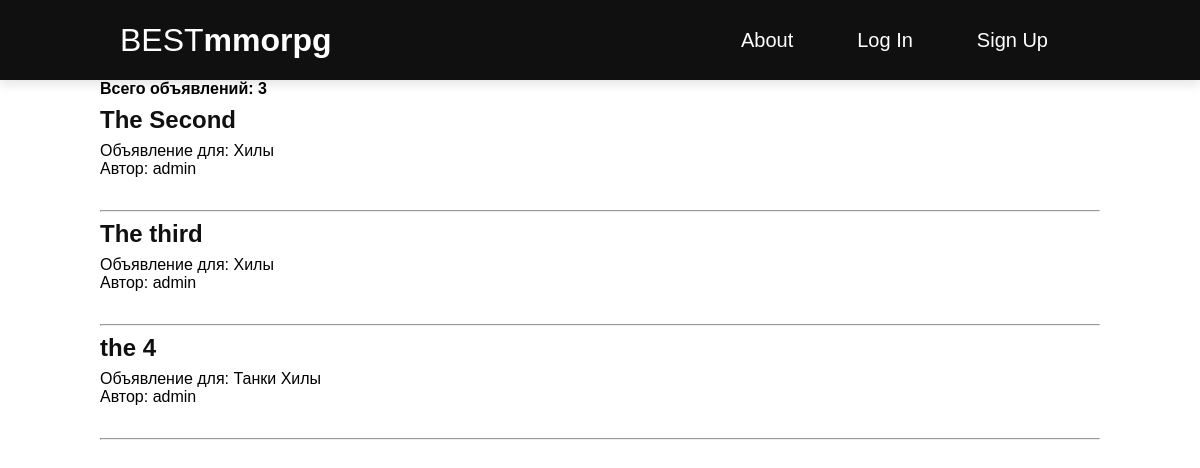
/, run on an earlier commit of the app's database.
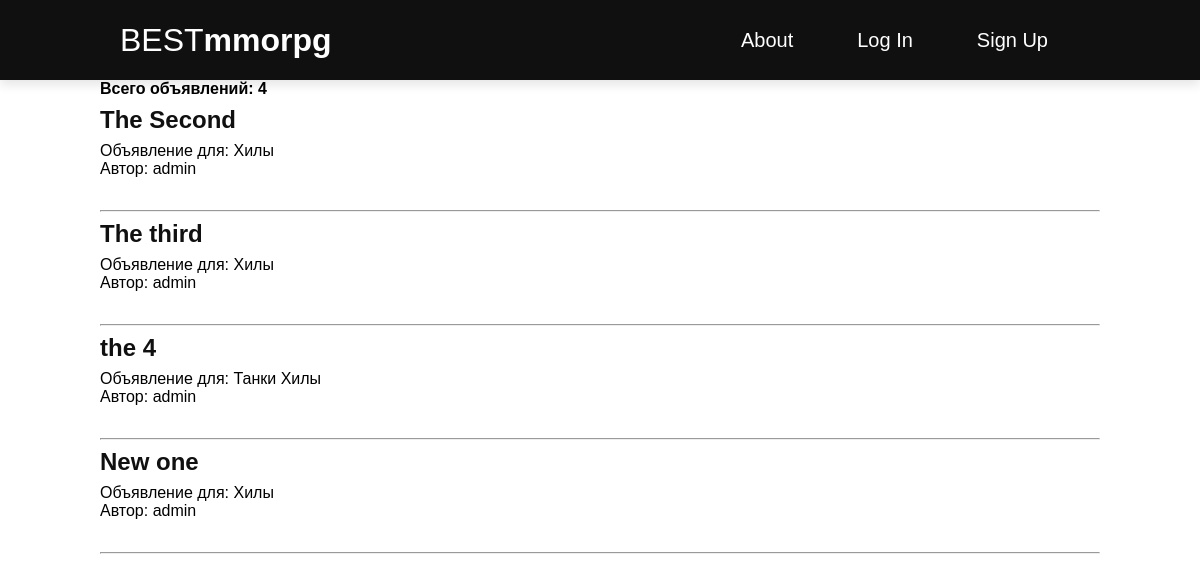
And on a later commit of the database.
### posts/models.py (models this page shows, shortened)
class Post(models.Model):
    author = models.ForeignKey(Author, on_delete=models.CASCADE)
    title = models.CharField(max_length=255)
    body = models.TextField()
    post_time = models.DateTimeField(auto_now_add=True)
    category = models.ManyToManyField(Category)

class Category(models.Model):
    name = models.CharField(max_length=255, unique=True)
    def __str__(self):
        return self.name

class Author(models.Model):
    user = models.OneToOneField(User, on_delete=models.CASCADE)
    def __str__(self):
        author_id = str(self.user.username)
        return author_id

### posts/views.py (the view)
# urls.py: path('', PostListView.as_view(), name='home'),
class PostListView(ListView):
    model = Post
    context_object_name = 'posts'
    template_name = 'posts/home.html'

### templates/posts/home.html (shortened to what this page needs)
{% extends 'base.html' %}
{% block content %}
    <h4>Всего объявлений: {{ posts|length }} </h4>
    {% for post in posts %}
        <div class="post-entry">
            <h2><a href="{% url 'post_detail' post.pk %}">{{ post.title }}</a></h2>
            <p>Объявление для: {% for category in post.category.all %}
                {{ category }}
            {% endfor %}</p>
            <p>Автор: {{ post.author }}</p>
        </div>
        <hr>
    {% endfor %}
{% endblock content %}

What changed in the data, as far as the page shows it:
added Post: title "New one", author "admin", Category (name "Хилы")
Also different on the page:
{{ posts|length }}: "3" → "4"
